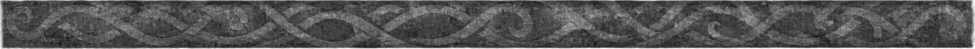
#> input picture src/Assets/bar_fill.png, 1950 x 97 px, given in place of button.png, which was not available (shown at 1/2 size)
$ python menu_button.py ../../src/Assets/bar_fill.png
#> lines starting #> are read from the running program, lines starting #| are printed output that depends on the picture; after the words box and inside, x2 and y2 are one past the last pixel; in counts of white or black regions, pixels touching at a corner belong together; pictures that were not available may be replaced by others from this repository, and a replacement may not be noted
"""Builds the menu row button: the wood panel's own grain in the button piece's shape.

    python tools/art/menu_button.py            # -> tools/art/out/button_light.png
    python tools/art/menu_button.py --install  # and copy into src/Assets/

Cartur wanted the pause menu's rows to read as lighter wood than the panel behind them.
Nothing in src/Assets was usable as-is: every piece is the same near-black grey, measured
at centre ~35 (button, panel, slot, tooltip all within a point of each other), and the
only real wood is panel_wood.png at 40,29,21 - darker still.

So the grain comes from panel_wood's interior - x/y 150..430, inside its 101px border and
clear of the corner knotwork, so it is wood and nothing else - lifted into 46..120. The
button's own alpha is kept, so the piece keeps its shape and its 9-slice border lines up
with the 20px the loader already uses for button.png. Its rail highlights are kept too,
brightened, so the wood still sits inside a rail instead of being a flat plank.
"""
import os
import sys

import numpy as np
from PIL import Image

HERE = os.path.dirname(os.path.abspath(__file__))
ROOT = os.path.dirname(os.path.dirname(HERE))
ASSETS = os.path.join(ROOT, "src", "Assets")
OUT = os.path.join(HERE, "out")

WOOD_FIELD = (150, 430)      # inside panel_wood's 101px border, clear of the knotwork
FLOOR, CEIL = 46.0, 120.0
RAIL_ABOVE = 60.0            # button.png is near-black but for its rail; this splits them
RAIL_GAIN = 1.6


def build():
    btn = Image.open(os.path.join(ASSETS, "button.png")).convert("RGBA")
#> btn is the input picture: PIL image 1950x97 RGBA; mean R, G, B, A 77.2, 76.7, 76.4, 245.7
    wood = np.asarray(Image.open(os.path.join(ASSETS, "panel_wood.png")).convert("RGBA")).astype(np.float64)
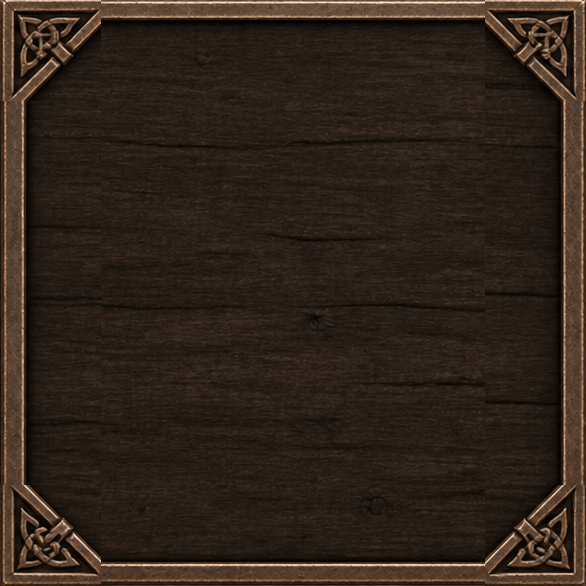
#> input picture src/Assets/panel_wood.png, 586 x 586 px

    lo, hi = WOOD_FIELD
    field = wood[lo:hi, lo:hi]
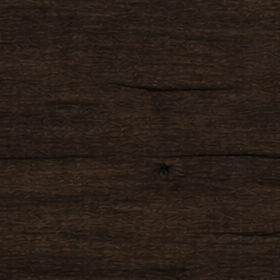
#> field: shape (280, 280, 4) float64; mean R, G, B, A 40.3, 29.5, 21.5, 252.8; transparent parts drawn white
    tile = np.asarray(Image.fromarray(field.astype(np.uint8), "RGBA").resize(btn.size, Image.LANCZOS)).astype(np.float64)
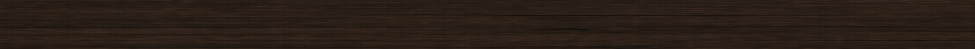
#> tile: shape (97, 1950, 4) float64 (shown at 1/2 size); mean R, G, B, A 40.2, 29.5, 21.5, 252.8; transparent parts drawn white
    tile[..., :3] = FLOOR + tile[..., :3] * ((CEIL - FLOOR) / tile[..., :3].max())
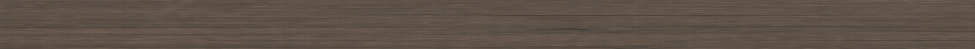
#> tile: shape (97, 1950, 4) float64 (shown at 1/2 size); mean R, G, B, A 94, 81.2, 71.7, 252.8; transparent parts drawn white

    b = np.asarray(btn).astype(np.float64)
    rail = (b[..., :3].mean(axis=2) > RAIL_ABOVE)[..., None]
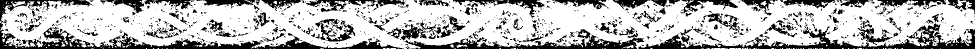
#> rail: shape (97, 1950, 1) bool (shown at 1/2 size); 72.2% white; 1065 black regions (883 under 20 px), largest, box (x1, y1, x2, y2) and area: (0, 0, 523, 97) 7943, (1277, 47, 1950, 97) 7653, (810, 70, 1289, 97) 4387
    out = tile.copy()
    out[..., :3] = np.where(rail, b[..., :3] * RAIL_GAIN, tile[..., :3])
    out[..., 3] = b[..., 3]

    img = Image.fromarray(np.clip(out, 0, 255).astype(np.uint8), "RGBA")
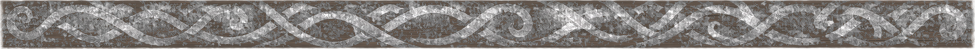
#> img: PIL image 1950x97 RGBA (shown at 1/2 size); mean R, G, B, A 126.5, 122.4, 119.5, 245.7; transparent parts drawn white
    os.makedirs(OUT, exist_ok=True)
    path = os.path.join(OUT, "button_light.png")
    img.save(path)
    c = np.asarray(img).astype(float)
    h, w = c.shape[:2]
#> h = 97; w = 1950
    mid = c[h // 3:2 * h // 3, w // 3:2 * w // 3]
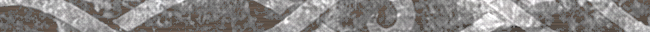
#> mid: shape (32, 650, 4) float64; mean R, G, B, A 135.8, 132.8, 131.1, 253.1; transparent parts drawn white
    print("button_light %dx%d, centre %.1f %.1f %.1f (panel.png centre is 35.9)"
          % (img.size[0], img.size[1], mid[..., 0].mean(), mid[..., 1].mean(), mid[..., 2].mean()))
#| button_light 1950x97, centre 135.8 132.8 131.1 (panel.png centre is 35.9)
    if "--install" in sys.argv:
        import shutil
        shutil.copy2(path, os.path.join(ASSETS, "button_light.png"))
        print("installed -> src/Assets/button_light.png")


if __name__ == "__main__":
    build()
